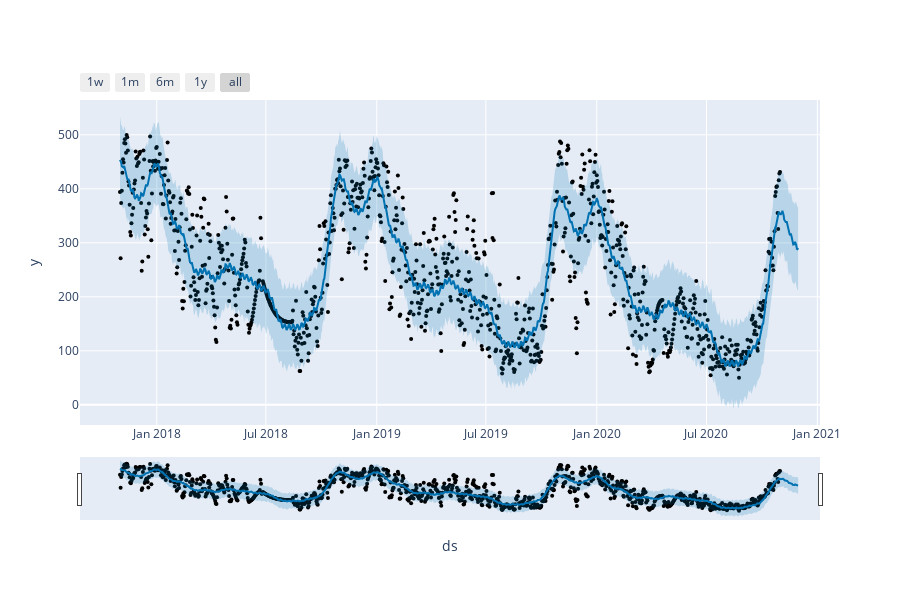

The cell this chart's notebook holds for it:
### Code cell
# just same plots by with using plotly lib
from fbprophet.plot import plot_plotly, plot_components_plotly

plot_plotly(m, forecast)

### Figure 1 — Plotly figure (JSON) as saved in the notebook; plotly's stock layout.template omitted (floating-point values rounded to 4 significant figures; data arrays with more than 128 entries replaced by an {"elided": "..."} marker saying what was removed)
{"data": [{"marker": {"color": "black", "size": 4}, "mode": "markers", "name": "Actual", "type": "scatter", "x": {"elided": "1096 str values"}, "y": {"elided": "1096 float values"}}, {"hoverinfo": "skip", "line": {"width": 0}, "mode": "lines", "type": "scatter", "x": {"elided": "1126 str values"}, "y": {"elided": "1126 float values"}}, {"fill": "tonexty", "fillcolor": "rgba(0, 114, 178, 0.2)", "line": {"color": "#0072B2", "width": 2}, "mode": "lines", "name": "Predicted", "type": "scatter", "x": {"elided": "1126 str values"}, "y": {"elided": "1126 float values"}}, {"fill": "tonexty", "fillcolor": "rgba(0, 114, 178, 0.2)", "hoverinfo": "skip", "line": {"width": 0}, "mode": "lines", "type": "scatter", "x": {"elided": "1126 str values"}, "y": {"elided": "1126 float values"}}], "layout": {"height": 600, "showlegend": false, "width": 900, "xaxis": {"rangeselector": {"buttons": [{"count": 7, "label": "1w", "step": "day", "stepmode": "backward"}, {"count": 1, "label": "1m", "step": "month", "stepmode": "backward"}, {"count": 6, "label": "6m", "step": "month", "stepmode": "backward"}, {"count": 1, "label": "1y", "step": "year", "stepmode": "backward"}, {"step": "all"}]}, "rangeslider": {"visible": true}, "title": {"text": "ds"}, "type": "date"}, "yaxis": {"title": {"text": "y"}}}}
